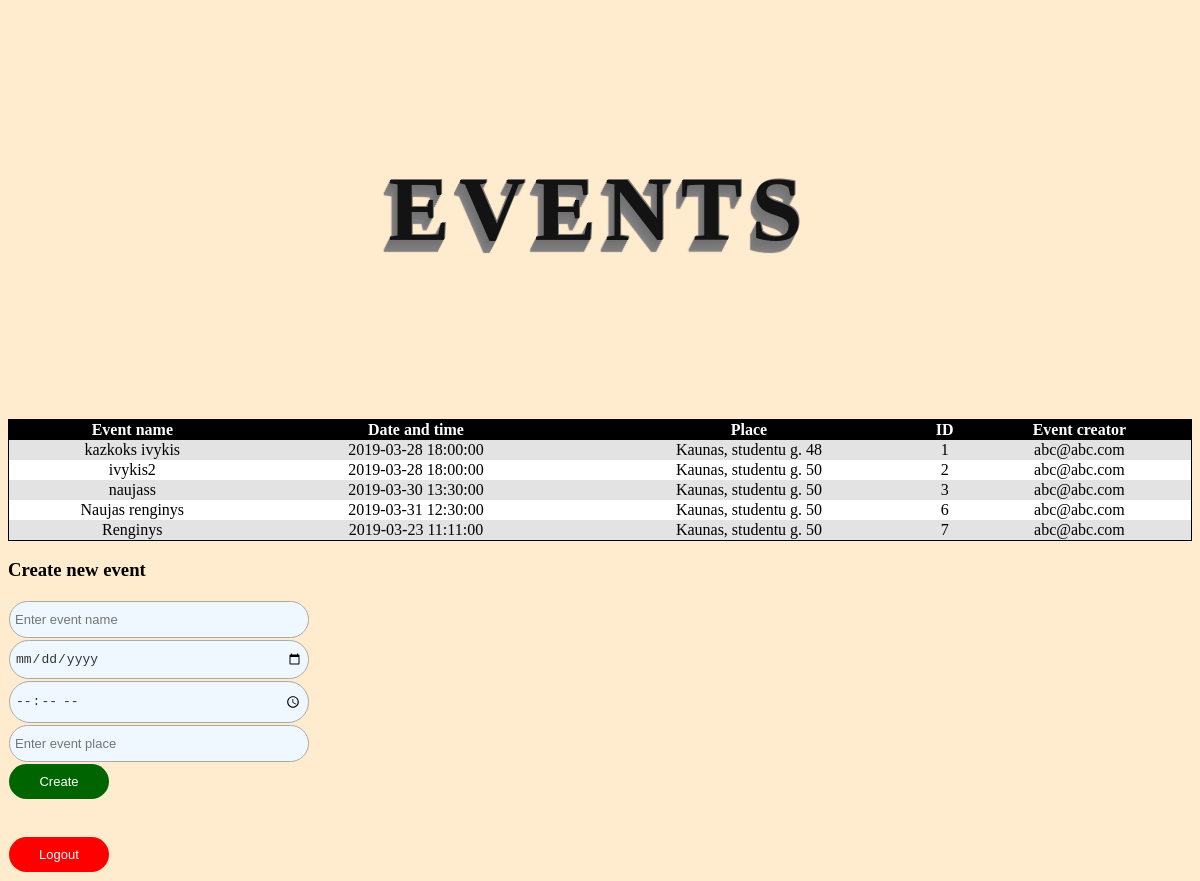
The page /ND/ND_Evaldas2/logged_in.php (signed in) on the database its author committed.
### tables this page shows
CREATE TABLE `event` (
  `Name` varchar(60) NOT NULL,
  `Date_and_time` datetime NOT NULL,
  `Place` varchar(80) NOT NULL,
  `ID` int(11) NOT NULL,
  `Creator` varchar(80) NOT NULL
);

### ND/ND_Evaldas2/logged_in.php (the view, shortened to what this page needs)
<!doctype html>
<html>
<head>
    <link href = "style.css" rel = "stylesheet" />
</head>
<body>
<div class="Events">
    <h2>Events</h2>
    <table>
        <tr>
            <th>Event name</th>
            <th>Date and time</th>
            <th>Place</th>
            <th>ID</th>
            <th>Event creator</th>
        </tr>
        <?php
        if($_SESSION['user'] != null){
            $conn = new mysqli("localhost","root","","nd");
            $email = $_SESSION['user'];
            $sql = "SELECT * FROM event where Creator = '$email'";
            $result = $conn->query($sql);
            if($result->num_rows > 0) {
                while($row = $result->fetch_assoc()){
                    if($row["Creator"] === $_SESSION['user']){
                        $name = $row["Name"];
                        $date_time = $row["Date_and_time"];
                        $place = $row["Place"];
                        $id = $row["ID"];
                        $creator = $row["Creator"];
                        echo "<tr>
                            <td>$name</td>
                            <td>$date_time</td>
                            <td>$place</td>
                            <td>$id</td>
                            <td>$creator</td>
                            </tr>";
                    }
                }
            }
            else{
                echo "<div class=\"alert\" id=\"error\">No events created</div>";
            }
        }
        else{
            session_destroy();
            header('Location: index.php');
        }
        ?>
    </table>
</div>
<h3>Create new event</h3>
<form method="post" action="?">
    <input type="name" placeholder="Enter event name" name="name"/><br/>
    <input type="date" placeholder="Enter event date" name="date"/><br/>
    <input type="time" placeholder="Enter event time" name="time"/><br/>
    <input type="place" placeholder="Enter event place" name="place"/><br/>
    <input type="submit" value="Create" name="submit1"/>
</form>
<form method="post" action="?">
    <br/>
    <br/>
    <input type="submit" value="Logout" name="logout"/>
</form>
</body>
</html>

### style.css (style rules this page uses)
body { background-color: blanchedalmond; }
input { background: aliceblue; border:1px solid #aaa; border-radius:30px; padding:10px 5px; font-size: 13px; margin: 1px; color:#333; width: 100%; box-sizing:border-box; }
input[type = "submit"] { background: darkgreen; color: white; border: 1px; }
table { width: 100%; border: 1px solid black; border-collapse: collapse; padding: 1px; }
th { background-color: black; color: white; }
tr:nth-child(even) { background-color: #e3e3e3; color: black; text-align: center; }
tr:nth-child(odd) { background-color: #ffffff; color: black; text-align: center; }
h2 { font-family: "Avant Garde", Avantgarde; font-size: 92px; padding: 80px 50px; text-align: center; text-transform: uppercase; text-rendering: optimizeLegibility; color: #131313; letter-spacing: .1em; text-shadow: 1px -1px 0 #767676, -1px 2px 1px #737272, -2px 4px 1px #767474, -3px 6px 1px #787777, -4px 8px 1px #7b7a7a, -5px 10px 1px #7f7d7d, -6px 12px 1px #828181; }
input[name="submit1"] { width: 100px; background: darkgreen; color: white; border: 1px; }
input[type="name"], [type="date"], [type="time"], [type="place"] { width: 300px; background: aliceblue; border:1px solid #aaa; border-radius:30px; padding:10px 5px; font-size: 13px; margin: 1px; color:#333; box-sizing:border-box; }
input[name="logout"] { width: 100px; background: red; color: white; border: 1px; }

### rows shown on the page
event: Name "kazkoks ivykis", Date_and_time "2019-03-28 18:00:00", Place "Kaunas, studentu g. 48", ID "1", Creator "abc@abc.com"
event: Name "ivykis2", Date_and_time "2019-03-28 18:00:00", Place "Kaunas, studentu g. 50", ID "2", Creator "abc@abc.com"
event: Name "naujass", Date_and_time "2019-03-30 13:30:00", Place "Kaunas, studentu g. 50", ID "3", Creator "abc@abc.com"
event: Name "Naujas renginys", Date_and_time "2019-03-31 12:30:00", Place "Kaunas, studentu g. 50", ID "6", Creator "abc@abc.com"
event: Name "Renginys", Date_and_time "2019-03-23 11:11:00", Place "Kaunas, studentu g. 50", ID "7", Creator "abc@abc.com"
